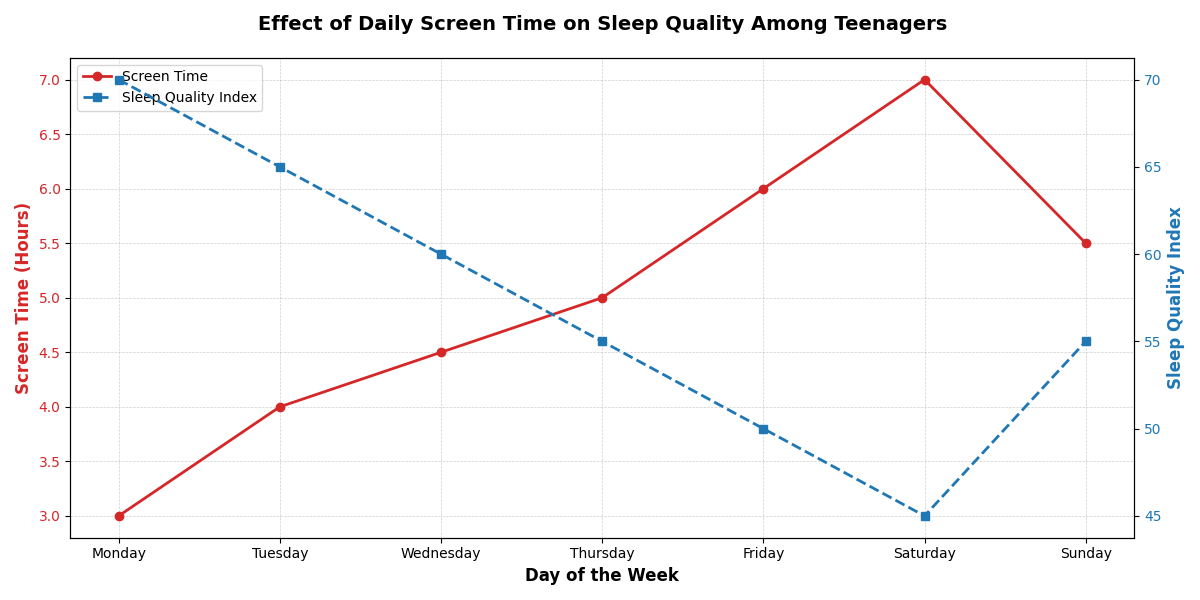

Source code (Python):
import matplotlib.pyplot as plt
import numpy as np

# Backstory: Monitoring the effect of daily screen time on sleep quality over a week among teenagers.
# The lines plot screen time and sleep quality index from Monday to Sunday.

# Days of the week
days = ['Monday', 'Tuesday', 'Wednesday', 'Thursday', 'Friday', 'Saturday', 'Sunday']
x = np.arange(len(days))

# Data: Average screen time in hours and sleep quality index (higher is better)
screen_time = [3, 4, 4.5, 5, 6, 7, 5.5]  # in hours
sleep_quality_index = [70, 65, 60, 55, 50, 45, 55]  # index from 0 to 100

# Initialize the plot
fig, ax1 = plt.subplots(figsize=(12, 6))

# Plotting screen time as a primary Y-axis
color = 'tab:red'
ax1.set_xlabel('Day of the Week', fontsize=12, fontweight='bold')
ax1.set_ylabel('Screen Time (Hours)', color=color, fontsize=12, fontweight='bold')
ax1.plot(days, screen_time, color=color, marker='o', linestyle='-', linewidth=2, label='Screen Time')
ax1.tick_params(axis='y', labelcolor=color)

# Setting up grid
ax1.grid(which='both', linestyle='--', linewidth=0.5, alpha=0.6)

# Creating a secondary Y-axis for sleep quality index
ax2 = ax1.twinx()
color = 'tab:blue'
ax2.set_ylabel('Sleep Quality Index', color=color, fontsize=12, fontweight='bold')
ax2.plot(days, sleep_quality_index, color=color, marker='s', linestyle='--', linewidth=2, label='Sleep Quality Index')
ax2.tick_params(axis='y', labelcolor=color)

# Title and legend
plt.title('Effect of Daily Screen Time on Sleep Quality Among Teenagers', fontsize=14, fontweight='bold', pad=20)

# Customize layout to prevent overlap and ensure better appearance
fig.tight_layout()

# Adding legends for both lines
lines_1, labels_1 = ax1.get_legend_handles_labels()
lines_2, labels_2 = ax2.get_legend_handles_labels()
ax1.legend(lines_1 + lines_2, labels_1 + labels_2, loc='upper left', fontsize=10)

# Display the plot
plt.show()
